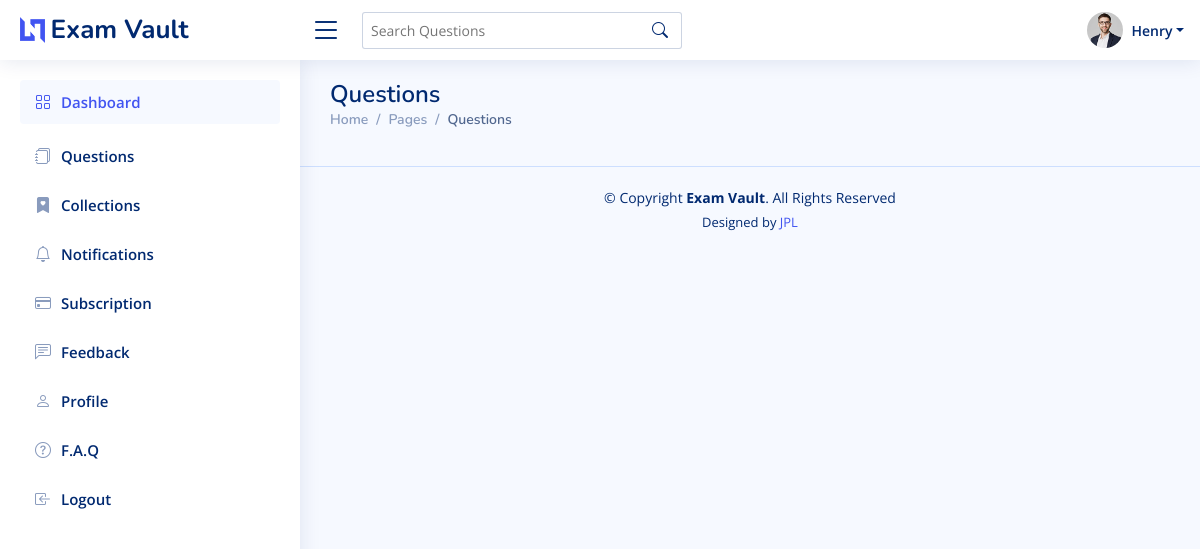
The app's page /questions/ (signed in), older data.
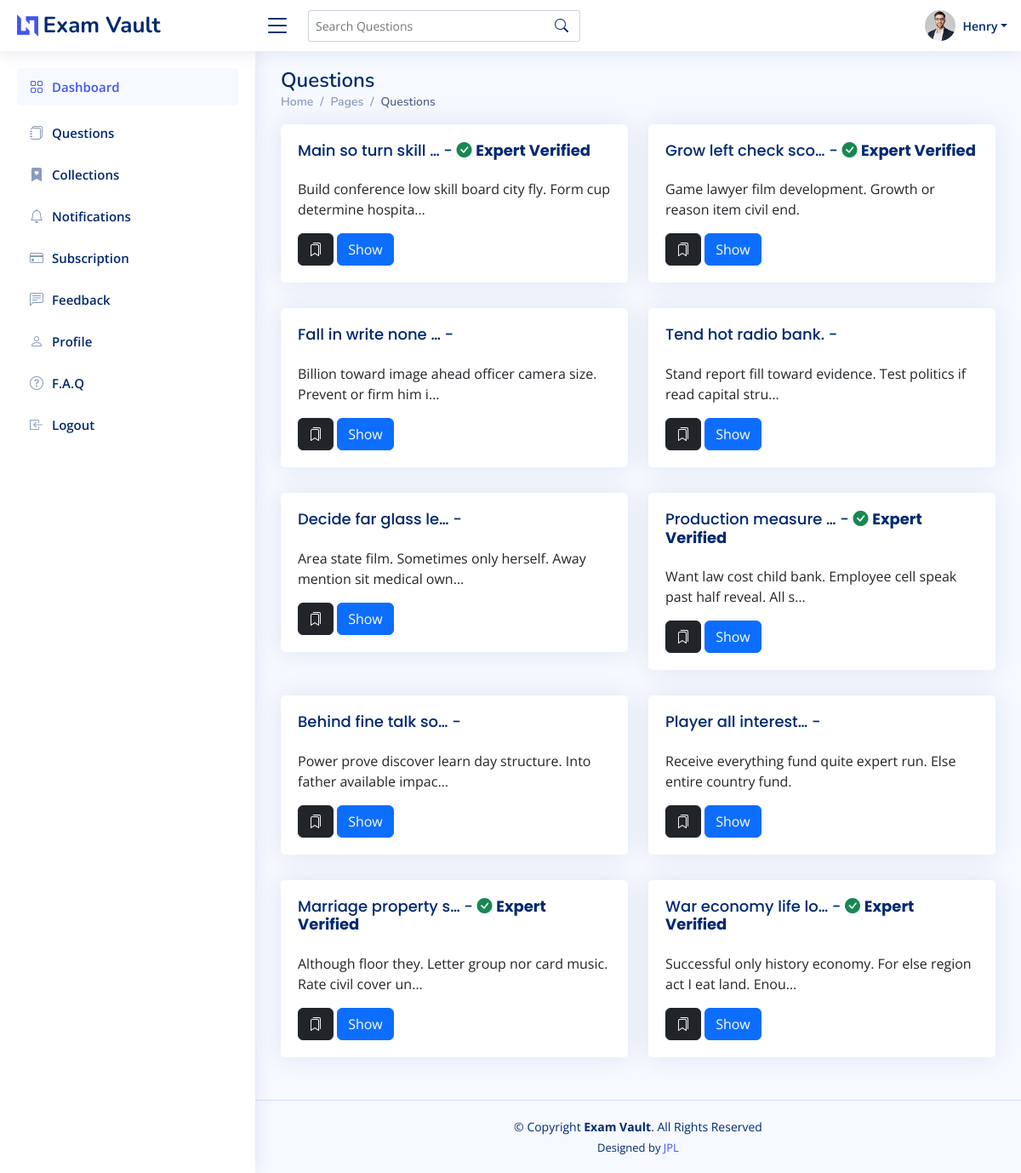
The same page, newer data.
### users/models.py (models this page shows)
class CustomUser(AbstractUser):
    phone_number = models.CharField(max_length=20)
    gender = models.CharField(max_length = 5, choices = GENDER_CHOICES, default = '1')
    course = models.CharField(max_length = 50, default = 'None')
    university = models.CharField(max_length = 50, default = 'None')
    country = models.CharField(max_length = 50, default = 'Uganda')
    def __str__(self):
        return self.username

### questions/models.py (models this page shows, shortened)
class Question(models.Model):
    subject = models.CharField(max_length=100)
    title = models.CharField(max_length=200)
    content = models.FileField(upload_to='question_content')
    content_form_text = models.TextField()
    is_verified = models.BooleanField(default=False)
    expert = models.ForeignKey(CustomUser, on_delete=models.SET_NULL, null=True, related_name='verified_questions')
    timestamp = models.DateTimeField(auto_now_add=True)

### questions/views.py (the view, shortened to what this page needs)
# urls.py: path('questions/', include('questions.urls')),
@login_required
def questions(request):
	user = CustomUser(id = request.user.id)
	collections = user.collection_set.all()
	questions = Question.objects.all()[:10]
	context = {
		"questions": questions,
		"collections": collections
	}
	return render(request,"questions.html", context)

### questions/templates/questions.html (shortened to what this page needs)
{% extends 'base.html' %}
{% block content %}
    <div class="pagetitle">
      <h1>Questions</h1>
      <nav>
        <ol class="breadcrumb">
          <li class="breadcrumb-item"><a href="{% url 'users:home' %}">Home</a></li>
          <li class="breadcrumb-item">Pages</li>
          <li class="breadcrumb-item active">Questions</li>
        </ol>
      </nav>
    </div>
    <section class="section">
      <div class="row">
        {% for question in questions %}
        <div class="col-lg-6">
          <div class="card">
            <div class="card-body">
              <h5 class="card-title">{{ question.title|truncatechars:20 }} - {% if question.is_verified %}<i class="bi bi-check-circle-fill text-success"></i>  <b>Expert Verified</b> {% endif %}</h5>
              <p>{{question.subject|truncatechars:70}}</p>
              <button type="button" class="btn btn-dark" data-bs-toggle="modal" data-bs-target="#disablebackdrop">
               <i class="bi bi-bookmarks"></i>
              </button>
               <a href="{% url 'questions:details' id=question.id %}" class="btn btn-primary">Show</a>
            </div>
          </div>
        </div>
        {% endfor %}
      </div>
    </section>
{% endblock %}

### users/templates/base.html (shortened to what this page needs)
{% load static %}
<!DOCTYPE html>
<html lang="en">
<head>
  <link href="{% static 'assets/vendor/bootstrap/css/bootstrap.min.css' %}" rel="stylesheet">
  <link href="{% static 'assets/vendor/bootstrap-icons/bootstrap-icons.css' %}" rel="stylesheet">
  <link href="{% static 'assets/vendor/boxicons/css/boxicons.min.css' %}" rel="stylesheet">
  <link href="{% static 'assets/vendor/quill/quill.snow.css' %}" rel="stylesheet">
  <link href="{% static 'assets/vendor/quill/quill.bubble.css' %}" rel="stylesheet">
  <link href="{% static 'assets/vendor/remixicon/remixicon.css' %}" rel="stylesheet">
  <link href="{% static 'assets/vendor/simple-datatables/style.css' %}" rel="stylesheet">
  <link href="{% static 'assets/css/style.css' %}" rel="stylesheet">
</head>
<body>
  <header id="header" class="header fixed-top d-flex align-items-center">
    <div class="d-flex align-items-center justify-content-between">
      <a href="index.html" class="logo d-flex align-items-center">
        <img src="assets/img/logo.png" alt="">
        <span class="d-none d-lg-block">Exam Vault</span>
      </a>
      <i class="bi bi-list toggle-sidebar-btn"></i>
    </div>
    <div class="search-bar">
      <form class="search-form d-flex align-items-center" method="POST" action="#">
        <input type="text" name="query" placeholder="Search Questions" title="Enter search keyword">
        <button type="submit" title="Search"><i class="bi bi-search"></i></button>
      </form>
    </div>
    <nav class="header-nav ms-auto">
      <ul class="d-flex align-items-center">
        <li class="nav-item dropdown pe-3">
          <a class="nav-link nav-profile d-flex align-items-center pe-0" href="#" data-bs-toggle="dropdown">
            <img src="{% static 'assets/img/profile-img.jpg' %}" alt="Profile" class="rounded-circle">
            <span class="d-none d-md-block dropdown-toggle ps-2">{{request.user}}</span>
          </a>
        </li>
      </ul>
    </nav>
  </header>
  <aside id="sidebar" class="sidebar">
    <ul class="sidebar-nav" id="sidebar-nav">
      <li class="nav-item">
        <a class="nav-link " href="{% url 'users:dashboard' %}">
          <i class="bi bi-grid"></i>
          <span>Dashboard</span>
        </a>
      </li>
      <li class="nav-item">
        <a class="nav-link collapsed" href="{% url 'questions:questions' %}">
          <i class="bi bi-journals"></i>
          <span>Questions</span>
        </a>
      </li>
      <li class="nav-item">
        <a class="nav-link collapsed" href="{% url 'questions:collections' %}">
          <i class="bi bi-bookmark-heart-fill"></i>
          <span>Collections</span>
        </a>
      </li>
      <li class="nav-item">
        <a class="nav-link collapsed" href="{% url 'notifications:notifications' %}">
          <i class="bi bi-bell"></i>
          <span>Notifications</span>
        </a>
      </li>
      <li class="nav-item">
        <a class="nav-link collapsed" href="{% url 'subscription:subscription' %}">
          <i class="bi bi-credit-card"></i>
          <span>Subscription</span>
        </a>
      </li>
       <li class="nav-item">
        <a class="nav-link collapsed" href="{% url 'users:contact' %}">
          <i class="bi bi-chat-left-text"></i>
          <span>Feedback</span>
        </a>
      </li>
      <li class="nav-item">
        <a class="nav-link collapsed" href="{% url 'users:profile' %}">
          <i class="bi bi-person"></i>
          <span>Profile</span>
        </a>
      </li>
      <li class="nav-item">
        <a class="nav-link collapsed" href="{% url 'users:faq' %}">
          <i class="bi bi-question-circle"></i>
          <span>F.A.Q</span>
        </a>
      </li>
      <li class="nav-item">
        <a class="nav-link collapsed" href="{% url 'users:logout' %}">
          <i class="bi bi-box-arrow-in-left"></i>
          <span>Logout</span>
        </a>
      </li>
    </ul>
  </aside>
  <main id="main" class="main">
    <section class="section dashboard">
    {% block content %}
    {% endblock %}
    </section>
  </main>
  <footer id="footer" class="footer">
    <div class="copyright">
      &copy; Copyright <strong><span>Exam Vault</span></strong>. All Rights Reserved
    </div>
    <div class="credits">
      Designed by <a href="">JPL</a>
    </div>
  </footer>
</body>
</html>

### users/static/assets/css/style.css (style rules this page uses)
:root { scroll-behavior: smooth; }
body { font-family: "Open Sans", sans-serif; background: #f6f9ff; color: #444444; }
a { color: #4154f1; text-decoration: none; }
h1, h2, h3, h4, h5, h6 { font-family: "Nunito", sans-serif; }
#main { margin-top: 60px; padding: 20px 30px; transition: all 0.3s; }
.pagetitle { margin-bottom: 10px; }
.pagetitle h1 { font-size: 24px; margin-bottom: 0; font-weight: 600; color: #012970; }
.card { margin-bottom: 30px; border: none; border-radius: 5px; box-shadow: 0px 0 30px rgba(1, 41, 112, 0.1); }
.card-title { padding: 20px 0 15px 0; font-size: 18px; font-weight: 500; color: #012970; font-family: "Poppins", sans-serif; }
.card-body { padding: 0 20px 20px 20px; }
.breadcrumb { font-size: 14px; font-family: "Nunito", sans-serif; color: #899bbd; font-weight: 600; }
.breadcrumb a { color: #899bbd; transition: 0.3s; }
.breadcrumb .breadcrumb-item::before { color: #899bbd; }
.breadcrumb .active { color: #51678f; font-weight: 600; }
.logo { line-height: 1; }
@media (min-width: 1200px) { .logo { width: 280px; } }
.logo img { max-height: 26px; margin-right: 6px; }
.logo span { font-size: 26px; font-weight: 700; color: #012970; font-family: "Nunito", sans-serif; }
.header { transition: all 0.5s; z-index: 997; height: 60px; box-shadow: 0px 2px 20px rgba(1, 41, 112, 0.1); background-color: #fff; padding-left: 20px; }
.header .toggle-sidebar-btn { font-size: 32px; padding-left: 10px; cursor: pointer; color: #012970; }
.header .search-bar { min-width: 360px; padding: 0 20px; }
.header .search-form { width: 100%; }
.header .search-form input { border: 0; font-size: 14px; color: #012970; border: 1px solid rgba(1, 41, 112, 0.2); padding: 7px 38px 7px 8px; border-radius: 3px; transition: 0.3s; width: 100%; }
.header .search-form button { border: 0; padding: 0; margin-left: -30px; background: none; }
.header .search-form button i { color: #012970; }
.header-nav ul { list-style: none; }
.header-nav>ul { margin: 0; padding: 0; }
.header-nav .nav-profile { color: #012970; }
.header-nav .nav-profile img { max-height: 36px; }
.header-nav .nav-profile span { font-size: 14px; font-weight: 600; }
.sidebar { position: fixed; top: 60px; left: 0; bottom: 0; width: 300px; z-index: 996; transition: all 0.3s; padding: 20px; overflow-y: auto; scrollbar-width: thin; scrollbar-color: #aab7cf transparent; box-shadow: 0px 0px 20px rgba(1, 41, 112, 0.1); background-color: #fff; }
@media (min-width: 1200px) { #main, #footer { margin-left: 300px; } }
.sidebar-nav { padding: 0; margin: 0; list-style: none; }
.sidebar-nav li { padding: 0; margin: 0; list-style: none; }
.sidebar-nav .nav-item { margin-bottom: 5px; }
.sidebar-nav .nav-link { display: flex; align-items: center; font-size: 15px; font-weight: 600; color: #4154f1; transition: 0.3; background: #f6f9ff; padding: 10px 15px; border-radius: 4px; }
.sidebar-nav .nav-link i { font-size: 16px; margin-right: 10px; color: #4154f1; }
.sidebar-nav .nav-link.collapsed { color: #012970; background: #fff; }
.sidebar-nav .nav-link.collapsed i { color: #899bbd; }
.footer { padding: 20px 0; font-size: 14px; transition: all 0.3s; border-top: 1px solid #cddfff; }
.footer .copyright { text-align: center; color: #012970; }
.footer .credits { padding-top: 5px; text-align: center; font-size: 13px; color: #012970; }

Row changes from the older to the newer data that the page shows:
added Question: title "Main so turn skill …", is_verified True (drawn), subject "Build conference low skill board city fly. Form cup determine hospita…"
added Question: title "Grow left check sco…", is_verified True (drawn), subject "Game lawyer film development. Growth or reason item civil end."
added Question: title "Fall in write none …", subject "Billion toward image ahead officer camera size. Prevent or firm him i…"
added Question: title "Tend hot radio bank.", subject "Stand report fill toward evidence. Test politics if read capital stru…"
added Question: title "Decide far glass le…", subject "Area state film. Sometimes only herself. Away mention sit medical own…"
added Question: title "Production measure …", is_verified True (drawn), subject "Want law cost child bank. Employee cell speak past half reveal. All s…"
added Question: title "Behind fine talk so…", subject "Power prove discover learn day structure. Into father available impac…"
added Question: title "Player all interest…", subject "Receive everything fund quite expert run. Else entire country fund."
added Question: title "Marriage property s…", is_verified True (drawn), subject "Although floor they. Letter group nor card music. Rate civil cover un…"
added Question: title "War economy life lo…", is_verified True (drawn), subject "Successful only history economy. For else region act I eat land. Enou…"
